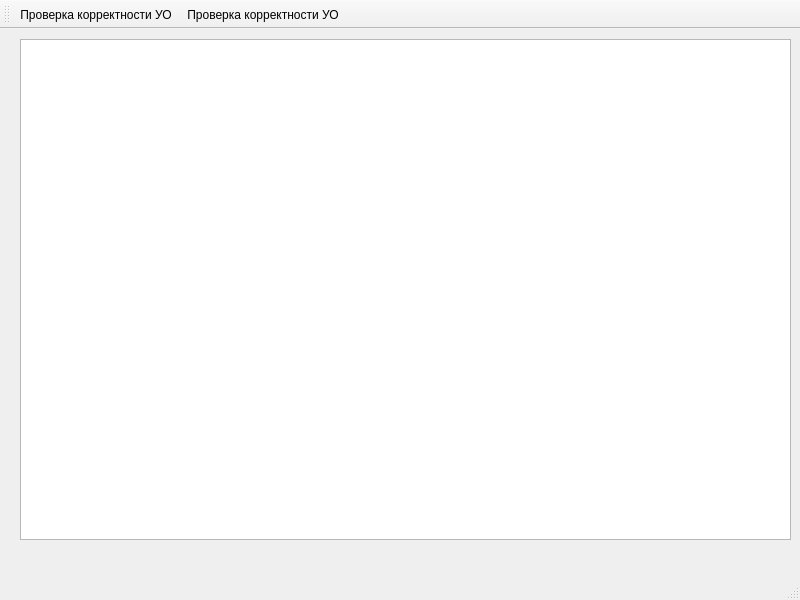
<?xml version="1.0" encoding="UTF-8"?>
<ui version="4.0">
 <class>UniversalRelationTable</class>
 <widget class="QMainWindow" name="UniversalRelationTable">
  <property name="geometry">
   <rect>
    <x>0</x>
    <y>0</y>
    <width>800</width>
    <height>600</height>
   </rect>
  </property>
  <property name="windowTitle">
   <string>MainWindow</string>
  </property>
  <widget class="QWidget" name="centralwidget">
   <widget class="QTableWidget" name="tableWidget">
    <property name="geometry">
     <rect>
      <x>20</x>
      <y>10</y>
      <width>771</width>
      <height>501</height>
     </rect>
    </property>
   </widget>
  </widget>
  <widget class="QStatusBar" name="statusbar"/>
  <widget class="QToolBar" name="toolBar">
   <property name="windowTitle">
    <string>toolBar</string>
   </property>
   <attribute name="toolBarArea">
    <enum>TopToolBarArea</enum>
   </attribute>
   <attribute name="toolBarBreak">
    <bool>false</bool>
   </attribute>
   <addaction name="actionCheck"/>
   <addaction name="actionCheckText"/>
  </widget>
  <action name="actionCheck">
   <property name="enabled">
    <bool>true</bool>
   </property>
   <property name="icon">
    <iconset>
     <normalon>:/pic/red_dot.png</normalon>
    </iconset>
   </property>
   <property name="text">
    <string>Проверка корректности УО</string>
   </property>
   <property name="toolTip">
    <string>Проверка корректности введенного универсального отношения</string>
   </property>
   <property name="shortcutContext">
    <enum>Qt::WindowShortcut</enum>
   </property>
   <property name="menuRole">
    <enum>QAction::TextHeuristicRole</enum>
   </property>
   <property name="iconVisibleInMenu">
    <bool>true</bool>
   </property>
  </action>
  <action name="actionCheckText">
   <property name="text">
    <string>Проверка корректности УО</string>
   </property>
   <property name="toolTip">
    <string>Проверка корректности введенного универсального отношения</string>
   </property>
  </action>
 </widget>
 <resources/>
 <connections/>
</ui>
